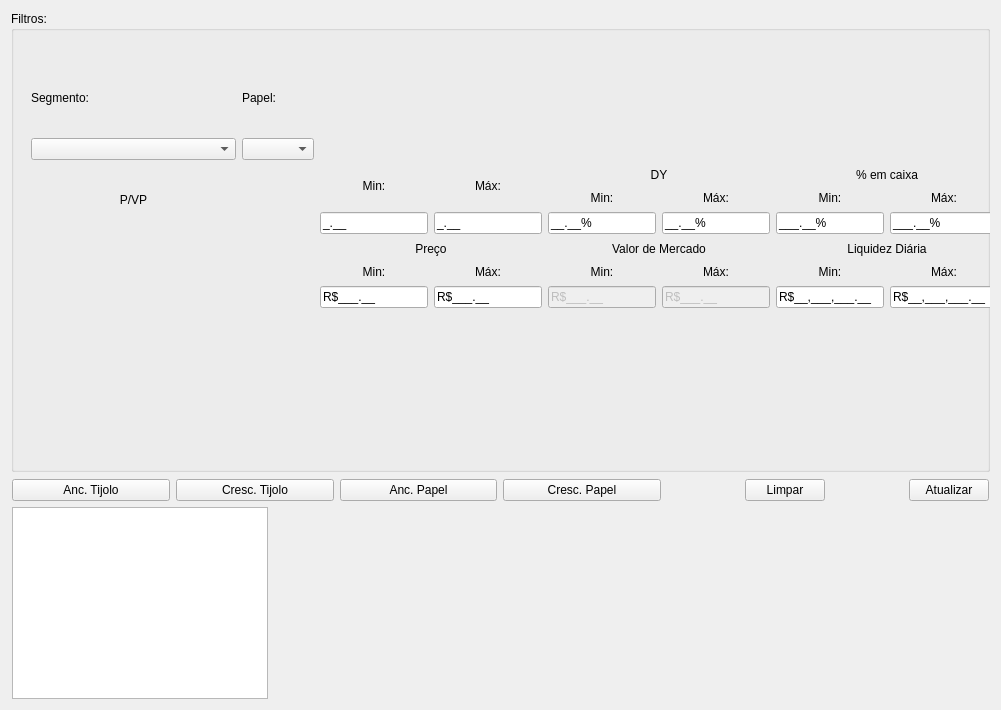
<?xml version="1.0" encoding="UTF-8"?>
<ui version="4.0">
 <class>Frame</class>
 <widget class="QFrame" name="Frame">
  <property name="geometry">
   <rect>
    <x>0</x>
    <y>0</y>
    <width>1001</width>
    <height>710</height>
   </rect>
  </property>
  <property name="sizePolicy">
   <sizepolicy hsizetype="Preferred" vsizetype="Preferred">
    <horstretch>0</horstretch>
    <verstretch>0</verstretch>
   </sizepolicy>
  </property>
  <property name="windowTitle">
   <string>Filtragem de FIIs</string>
  </property>
  <property name="frameShape">
   <enum>QFrame::Shape::NoFrame</enum>
  </property>
  <property name="frameShadow">
   <enum>QFrame::Shadow::Plain</enum>
  </property>
  <layout class="QVBoxLayout" name="verticalLayout_10">
   <item>
    <widget class="QGroupBox" name="groupBox">
     <property name="title">
      <string>Filtros:</string>
     </property>
     <widget class="QWidget" name="">
      <property name="geometry">
       <rect>
        <x>10</x>
        <y>43</y>
        <width>987</width>
        <height>264</height>
       </rect>
      </property>
      <layout class="QGridLayout" name="gridLayout" columnstretch="1,0,0,0,0">
       <property name="leftMargin">
        <number>10</number>
       </property>
       <property name="topMargin">
        <number>10</number>
       </property>
       <property name="rightMargin">
        <number>10</number>
       </property>
       <property name="bottomMargin">
        <number>10</number>
       </property>
       <item row="0" column="0">
        <widget class="QLabel" name="label_3">
         <property name="frameShape">
          <enum>QFrame::Shape::NoFrame</enum>
         </property>
         <property name="text">
          <string>Segmento:</string>
         </property>
        </widget>
       </item>
       <item row="3" column="4">
        <layout class="QVBoxLayout" name="verticalLayout_8">
         <item>
          <layout class="QHBoxLayout" name="horizontalLayout_16">
           <item>
            <layout class="QVBoxLayout" name="verticalLayout_6">
             <item>
              <widget class="QLabel" name="label_16">
               <property name="frameShape">
                <enum>QFrame::Shape::NoFrame</enum>
               </property>
               <property name="text">
                <string>Liquidez Diária</string>
               </property>
               <property name="alignment">
                <set>Qt::AlignmentFlag::AlignCenter</set>
               </property>
              </widget>
             </item>
             <item>
              <layout class="QHBoxLayout" name="horizontalLayout_9">
               <item>
                <widget class="QLabel" name="label_17">
                 <property name="frameShape">
                  <enum>QFrame::Shape::NoFrame</enum>
                 </property>
                 <property name="text">
                  <string>Min:</string>
                 </property>
                 <property name="alignment">
                  <set>Qt::AlignmentFlag::AlignCenter</set>
                 </property>
                </widget>
               </item>
               <item>
                <widget class="QLabel" name="label_18">
                 <property name="frameShape">
                  <enum>QFrame::Shape::NoFrame</enum>
                 </property>
                 <property name="text">
                  <string>Máx:</string>
                 </property>
                 <property name="alignment">
                  <set>Qt::AlignmentFlag::AlignCenter</set>
                 </property>
                </widget>
               </item>
              </layout>
             </item>
             <item>
              <layout class="QHBoxLayout" name="horizontalLayout_10">
               <item>
                <widget class="QLineEdit" name="txtLiqMin">
                 <property name="inputMask">
                  <string>R$##,###,###.00;_</string>
                 </property>
                 <property name="text">
                  <string>R$,,.</string>
                 </property>
                </widget>
               </item>
               <item>
                <widget class="QLineEdit" name="txtLiqMax">
                 <property name="inputMask">
                  <string>R$##,###,###.00;_</string>
                 </property>
                 <property name="text">
                  <string>R$,,.</string>
                 </property>
                </widget>
               </item>
              </layout>
             </item>
            </layout>
           </item>
          </layout>
         </item>
        </layout>
       </item>
       <item row="2" column="2">
        <layout class="QVBoxLayout" name="verticalLayout_4">
         <item>
          <layout class="QHBoxLayout" name="horizontalLayout_5">
           <item>
            <widget class="QLabel" name="label_11">
             <property name="frameShape">
              <enum>QFrame::Shape::NoFrame</enum>
             </property>
             <property name="text">
              <string>Min:</string>
             </property>
             <property name="alignment">
              <set>Qt::AlignmentFlag::AlignCenter</set>
             </property>
            </widget>
           </item>
           <item>
            <widget class="QLabel" name="label_12">
             <property name="frameShape">
              <enum>QFrame::Shape::NoFrame</enum>
             </property>
             <property name="text">
              <string>Máx:</string>
             </property>
             <property name="alignment">
              <set>Qt::AlignmentFlag::AlignCenter</set>
             </property>
            </widget>
           </item>
          </layout>
         </item>
         <item>
          <layout class="QHBoxLayout" name="horizontalLayout_6">
           <item>
            <widget class="QLineEdit" name="txtPvpMin">
             <property name="inputMask">
              <string>#.00;_</string>
             </property>
             <property name="text">
              <string>.</string>
             </property>
            </widget>
           </item>
           <item>
            <widget class="QLineEdit" name="txtPvpMax">
             <property name="inputMask">
              <string>#.00;_</string>
             </property>
             <property name="text">
              <string>.</string>
             </property>
            </widget>
           </item>
          </layout>
         </item>
        </layout>
       </item>
       <item row="3" column="3">
        <layout class="QVBoxLayout" name="verticalLayout_7">
         <item>
          <widget class="QLabel" name="label_19">
           <property name="frameShape">
            <enum>QFrame::Shape::NoFrame</enum>
           </property>
           <property name="text">
            <string>Valor de Mercado</string>
           </property>
           <property name="alignment">
            <set>Qt::AlignmentFlag::AlignCenter</set>
           </property>
          </widget>
         </item>
         <item>
          <layout class="QHBoxLayout" name="horizontalLayout_11">
           <item>
            <widget class="QLabel" name="label_20">
             <property name="frameShape">
              <enum>QFrame::Shape::NoFrame</enum>
             </property>
             <property name="text">
              <string>Min:</string>
             </property>
             <property name="alignment">
              <set>Qt::AlignmentFlag::AlignCenter</set>
             </property>
            </widget>
           </item>
           <item>
            <widget class="QLabel" name="label_21">
             <property name="frameShape">
              <enum>QFrame::Shape::NoFrame</enum>
             </property>
             <property name="text">
              <string>Máx:</string>
             </property>
             <property name="alignment">
              <set>Qt::AlignmentFlag::AlignCenter</set>
             </property>
            </widget>
           </item>
          </layout>
         </item>
         <item>
          <layout class="QHBoxLayout" name="horizontalLayout_12">
           <item>
            <widget class="QLineEdit" name="txtValMin">
             <property name="enabled">
              <bool>false</bool>
             </property>
             <property name="inputMask">
              <string>R$###.00;_</string>
             </property>
             <property name="text">
              <string>R$.</string>
             </property>
            </widget>
           </item>
           <item>
            <widget class="QLineEdit" name="txtValMax">
             <property name="enabled">
              <bool>false</bool>
             </property>
             <property name="inputMask">
              <string>R$###.00;_</string>
             </property>
             <property name="text">
              <string>R$.</string>
             </property>
            </widget>
           </item>
          </layout>
         </item>
        </layout>
       </item>
       <item row="2" column="3">
        <layout class="QVBoxLayout" name="verticalLayout_3">
         <item>
          <widget class="QLabel" name="label_7">
           <property name="frameShape">
            <enum>QFrame::Shape::NoFrame</enum>
           </property>
           <property name="text">
            <string>DY</string>
           </property>
           <property name="alignment">
            <set>Qt::AlignmentFlag::AlignCenter</set>
           </property>
          </widget>
         </item>
         <item>
          <layout class="QHBoxLayout" name="horizontalLayout_3">
           <item>
            <widget class="QLabel" name="label_8">
             <property name="frameShape">
              <enum>QFrame::Shape::NoFrame</enum>
             </property>
             <property name="text">
              <string>Min:</string>
             </property>
             <property name="alignment">
              <set>Qt::AlignmentFlag::AlignCenter</set>
             </property>
            </widget>
           </item>
           <item>
            <widget class="QLabel" name="label_9">
             <property name="frameShape">
              <enum>QFrame::Shape::NoFrame</enum>
             </property>
             <property name="text">
              <string>Máx:</string>
             </property>
             <property name="alignment">
              <set>Qt::AlignmentFlag::AlignCenter</set>
             </property>
            </widget>
           </item>
          </layout>
         </item>
         <item>
          <layout class="QHBoxLayout" name="horizontalLayout_4">
           <item>
            <widget class="QLineEdit" name="txtDyMin">
             <property name="inputMask">
              <string>##.00%;_</string>
             </property>
             <property name="text">
              <string>.%</string>
             </property>
            </widget>
           </item>
           <item>
            <widget class="QLineEdit" name="txtDyMax">
             <property name="inputMask">
              <string>##.00%;_</string>
             </property>
             <property name="text">
              <string>.%</string>
             </property>
            </widget>
           </item>
          </layout>
         </item>
        </layout>
       </item>
       <item row="3" column="2">
        <layout class="QVBoxLayout" name="verticalLayout_5">
         <item>
          <widget class="QLabel" name="label_13">
           <property name="frameShape">
            <enum>QFrame::Shape::NoFrame</enum>
           </property>
           <property name="text">
            <string>Preço</string>
           </property>
           <property name="alignment">
            <set>Qt::AlignmentFlag::AlignCenter</set>
           </property>
          </widget>
         </item>
         <item>
          <layout class="QHBoxLayout" name="horizontalLayout_7">
           <item>
            <widget class="QLabel" name="label_14">
             <property name="frameShape">
              <enum>QFrame::Shape::NoFrame</enum>
             </property>
             <property name="text">
              <string>Min:</string>
             </property>
             <property name="alignment">
              <set>Qt::AlignmentFlag::AlignCenter</set>
             </property>
            </widget>
           </item>
           <item>
            <widget class="QLabel" name="label_15">
             <property name="frameShape">
              <enum>QFrame::Shape::NoFrame</enum>
             </property>
             <property name="text">
              <string>Máx:</string>
             </property>
             <property name="alignment">
              <set>Qt::AlignmentFlag::AlignCenter</set>
             </property>
            </widget>
           </item>
          </layout>
         </item>
         <item>
          <layout class="QHBoxLayout" name="horizontalLayout_8">
           <item>
            <widget class="QLineEdit" name="txtCotMin">
             <property name="inputMask">
              <string>R$###.00;_</string>
             </property>
             <property name="text">
              <string>R$.</string>
             </property>
            </widget>
           </item>
           <item>
            <widget class="QLineEdit" name="txtCotMax">
             <property name="inputMask">
              <string>R$###.00;_</string>
             </property>
             <property name="text">
              <string>R$.</string>
             </property>
            </widget>
           </item>
          </layout>
         </item>
        </layout>
       </item>
       <item row="2" column="4">
        <layout class="QVBoxLayout" name="verticalLayout_2">
         <item>
          <widget class="QLabel" name="label_4">
           <property name="frameShape">
            <enum>QFrame::Shape::NoFrame</enum>
           </property>
           <property name="text">
            <string>% em caixa</string>
           </property>
           <property name="alignment">
            <set>Qt::AlignmentFlag::AlignCenter</set>
           </property>
          </widget>
         </item>
         <item>
          <layout class="QHBoxLayout" name="horizontalLayout">
           <item>
            <widget class="QLabel" name="label_5">
             <property name="frameShape">
              <enum>QFrame::Shape::NoFrame</enum>
             </property>
             <property name="text">
              <string>Min:</string>
             </property>
             <property name="alignment">
              <set>Qt::AlignmentFlag::AlignCenter</set>
             </property>
            </widget>
           </item>
           <item>
            <widget class="QLabel" name="label_6">
             <property name="frameShape">
              <enum>QFrame::Shape::NoFrame</enum>
             </property>
             <property name="text">
              <string>Máx:</string>
             </property>
             <property name="alignment">
              <set>Qt::AlignmentFlag::AlignCenter</set>
             </property>
            </widget>
           </item>
          </layout>
         </item>
         <item>
          <layout class="QHBoxLayout" name="horizontalLayout_2">
           <item>
            <widget class="QLineEdit" name="txtCaixaMin">
             <property name="inputMask">
              <string>###.00%;_</string>
             </property>
             <property name="text">
              <string>.%</string>
             </property>
            </widget>
           </item>
           <item>
            <widget class="QLineEdit" name="txtCaixaMax">
             <property name="inputMask">
              <string>###.00%;_</string>
             </property>
             <property name="text">
              <string>.%</string>
             </property>
            </widget>
           </item>
          </layout>
         </item>
        </layout>
       </item>
       <item row="1" column="0">
        <widget class="QComboBox" name="cmbSegmento"/>
       </item>
       <item row="0" column="1">
        <widget class="QLabel" name="label_2">
         <property name="frameShape">
          <enum>QFrame::Shape::NoFrame</enum>
         </property>
         <property name="text">
          <string>Papel:</string>
         </property>
        </widget>
       </item>
       <item row="1" column="1">
        <widget class="QComboBox" name="cmbPapel">
         <property name="editable">
          <bool>false</bool>
         </property>
         <property name="currentIndex">
          <number>-1</number>
         </property>
        </widget>
       </item>
       <item row="2" column="0">
        <widget class="QLabel" name="label_10">
         <property name="frameShape">
          <enum>QFrame::Shape::NoFrame</enum>
         </property>
         <property name="text">
          <string>P/VP</string>
         </property>
         <property name="alignment">
          <set>Qt::AlignmentFlag::AlignCenter</set>
         </property>
        </widget>
       </item>
      </layout>
     </widget>
    </widget>
   </item>
   <item>
    <layout class="QVBoxLayout" name="verticalLayout_9" stretch="0,0">
     <property name="leftMargin">
      <number>1</number>
     </property>
     <property name="topMargin">
      <number>1</number>
     </property>
     <property name="rightMargin">
      <number>1</number>
     </property>
     <item>
      <layout class="QHBoxLayout" name="horizontalLayout_17" stretch="0,0,0,0,0,0">
       <property name="bottomMargin">
        <number>0</number>
       </property>
       <item>
        <widget class="QPushButton" name="btnAncTijolo">
         <property name="text">
          <string>Anc. Tijolo</string>
         </property>
        </widget>
       </item>
       <item>
        <widget class="QPushButton" name="btnCrescTijolo">
         <property name="text">
          <string>Cresc. Tijolo</string>
         </property>
        </widget>
       </item>
       <item>
        <widget class="QPushButton" name="btnAncPapel">
         <property name="text">
          <string>Anc. Papel</string>
         </property>
        </widget>
       </item>
       <item>
        <widget class="QPushButton" name="btnCrescPapel">
         <property name="text">
          <string>Cresc. Papel</string>
         </property>
        </widget>
       </item>
       <item alignment="Qt::AlignmentFlag::AlignRight">
        <widget class="QPushButton" name="btnClear">
         <property name="text">
          <string>Limpar</string>
         </property>
        </widget>
       </item>
       <item alignment="Qt::AlignmentFlag::AlignRight">
        <widget class="QPushButton" name="btnUpdate">
         <property name="text">
          <string>Atualizar</string>
         </property>
        </widget>
       </item>
      </layout>
     </item>
     <item>
      <widget class="QTableView" name="tableView">
       <property name="sizePolicy">
        <sizepolicy hsizetype="Fixed" vsizetype="Fixed">
         <horstretch>0</horstretch>
         <verstretch>0</verstretch>
        </sizepolicy>
       </property>
       <property name="sortingEnabled">
        <bool>true</bool>
       </property>
      </widget>
     </item>
    </layout>
   </item>
  </layout>
 </widget>
 <resources/>
 <connections/>
</ui>
